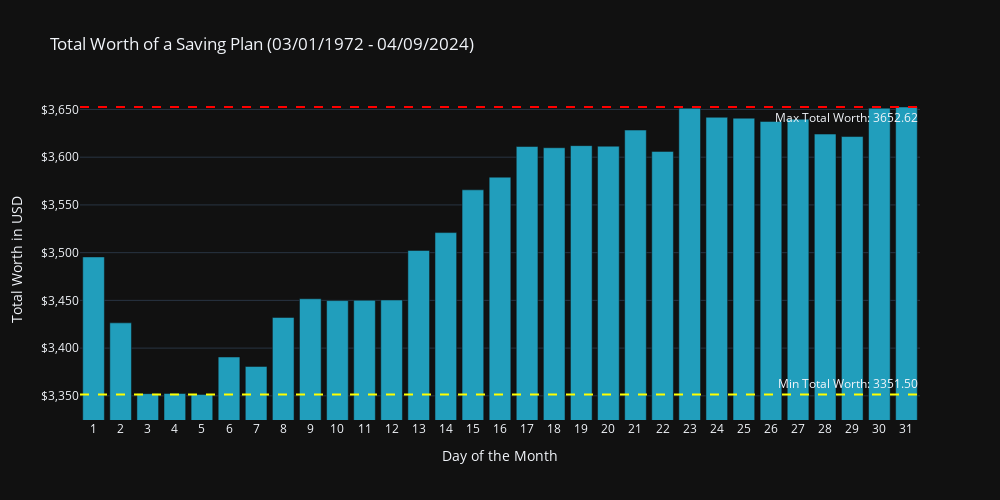

Notebook code cell kept with this figure:
### Code cell
fig = plot_total_worth(total_worth_all, "Total Worth of a Saving Plan", period)
fig.show()

### Figure 1 — Plotly figure (JSON) as saved in the notebook; plotly's stock layout.template omitted (floating-point values rounded to 4 significant figures)
{"data": [{"name": "Total Worth", "type": "bar", "x": [1, 2, 3, 4, 5, 6, 7, 8, 9, 10, 11, 12, 13, 14, 15, 16, 17, 18, 19, 20, 21, 22, 23, 24, 25, 26, 27, 28, 29, 30, 31], "y": [3496.0, 3426.0, 3352.0, 3352.0, 3352.0, 3391.0, 3381.0, 3432.0, 3452.0, 3450.0, 3450.0, 3450.0, 3502.0, 3521.0, 3566.0, 3579.0, 3611.0, 3610.0, 3612.0, 3612.0, 3628.0, 3606.0, 3651.0, 3642.0, 3641.0, 3637.0, 3640.0, 3624.0, 3622.0, 3651.0, 3653.0]}], "layout": {"annotations": [{"showarrow": false, "text": "Max Total Worth: 3652.62", "x": 1, "xanchor": "right", "xref": "x domain", "y": 3653.0, "yanchor": "top", "yref": "y"}, {"showarrow": false, "text": "Min Total Worth: 3351.50", "x": 1, "xanchor": "right", "xref": "x domain", "y": 3352.0, "yanchor": "bottom", "yref": "y"}], "height": 500, "shapes": [{"line": {"color": "red", "dash": "dash"}, "type": "line", "x0": 0, "x1": 1, "xref": "x domain", "y0": 3653.0, "y1": 3653.0, "yref": "y"}, {"line": {"color": "yellow", "dash": "dash"}, "type": "line", "x0": 0, "x1": 1, "xref": "x domain", "y0": 3352.0, "y1": 3352.0, "yref": "y"}], "title": {"text": "Total Worth of a Saving Plan (03/01/1972 - 04/09/2024)"}, "width": 1000, "xaxis": {"tickmode": "array", "tickvals": [1, 2, 3, 4, 5, 6, 7, 8, 9, 10, 11, 12, 13, 14, 15, 16, 17, 18, 19, 20, 21, 22, 23, 24, 25, 26, 27, 28, 29, 30, 31], "title": {"text": "Day of the Month"}}, "yaxis": {"range": [3325.0, 3660.0], "tickformat": "$,.0f", "title": {"text": "Total Worth in USD"}}}}
